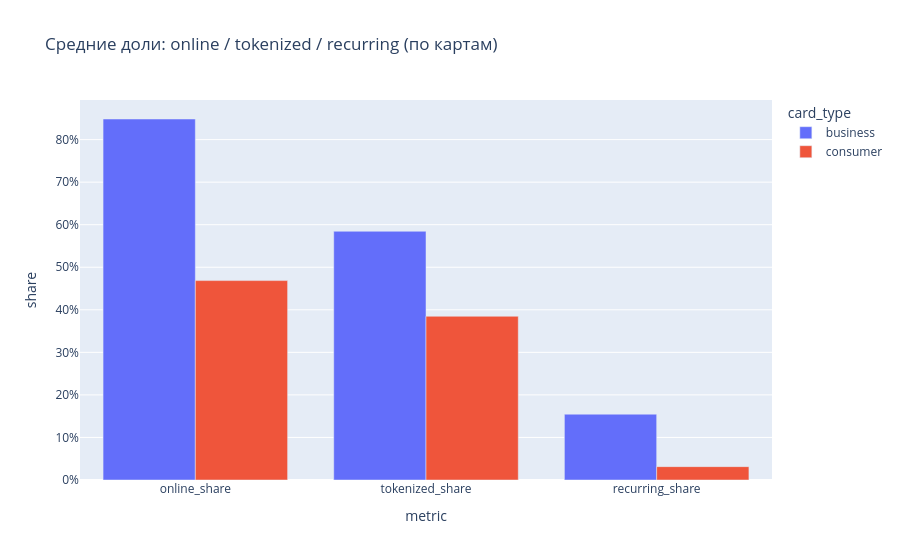

The cell this chart's notebook holds for it:
### Code cell
# Доли (online / tokenized / recurring) — средние по картам
share_df = (
    cards.group_by('card_type').agg([
        pl.col('online_share').mean(),
        pl.col('tokenized_share').mean(),
        pl.col('recurring_share').mean(),
    ])
    .unpivot(index='card_type', variable_name='metric', value_name='share')
    .to_pandas()
)
fig = px.bar(share_df, x='metric', y='share', color='card_type', barmode='group',
             title='Средние доли: online / tokenized / recurring (по картам)')
fig.update_layout(yaxis_tickformat='.0%')
fig.show()

### Figure 1 — Plotly figure (JSON) as saved in the notebook; plotly's stock layout.template omitted (floating-point values rounded to 4 significant figures)
{"data": [{"alignmentgroup": "True", "hovertemplate": "card_type=business<br>metric=%{x}<br>share=%{y}<extra></extra>", "legendgroup": "business", "marker": {"color": "#636efa", "pattern": {"shape": ""}}, "name": "business", "offsetgroup": "business", "orientation": "v", "showlegend": true, "textposition": "auto", "type": "bar", "x": ["online_share", "tokenized_share", "recurring_share"], "xaxis": "x", "y": [0.8484, 0.5846, 0.1547], "yaxis": "y"}, {"alignmentgroup": "True", "hovertemplate": "card_type=consumer<br>metric=%{x}<br>share=%{y}<extra></extra>", "legendgroup": "consumer", "marker": {"color": "#EF553B", "pattern": {"shape": ""}}, "name": "consumer", "offsetgroup": "consumer", "orientation": "v", "showlegend": true, "textposition": "auto", "type": "bar", "x": ["online_share", "tokenized_share", "recurring_share"], "xaxis": "x", "y": [0.4687, 0.3848, 0.03142], "yaxis": "y"}], "layout": {"barmode": "group", "legend": {"title": {"text": "card_type"}, "tracegroupgap": 0}, "title": {"text": "Средние доли: online / tokenized / recurring (по картам)"}, "xaxis": {"anchor": "y", "domain": [0, 1], "title": {"text": "metric"}}, "yaxis": {"anchor": "x", "domain": [0, 1], "tickformat": ".0%", "title": {"text": "share"}}}}
